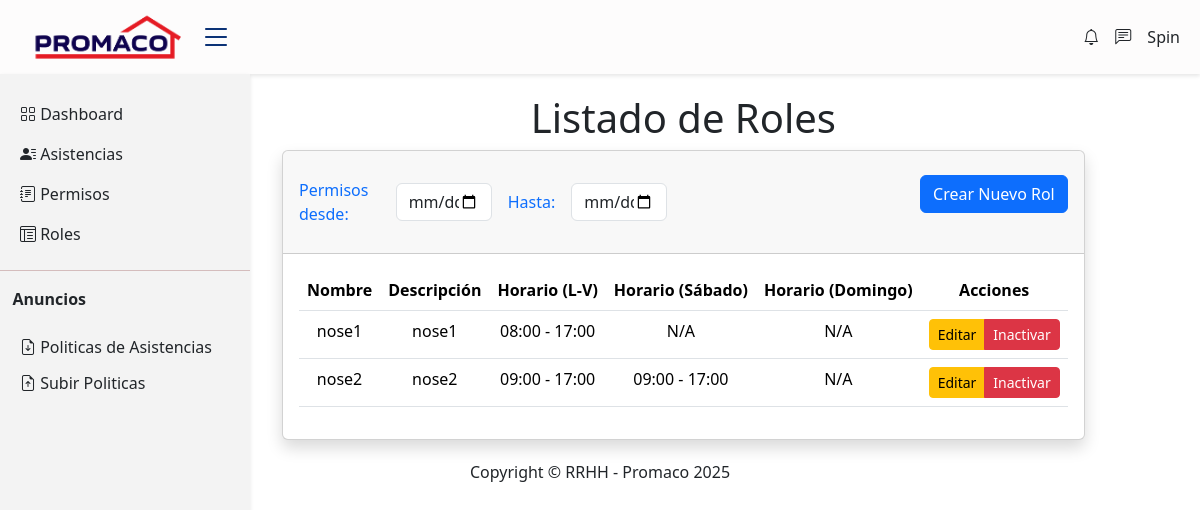
The app's page /roles/roles/ (signed in), older data.
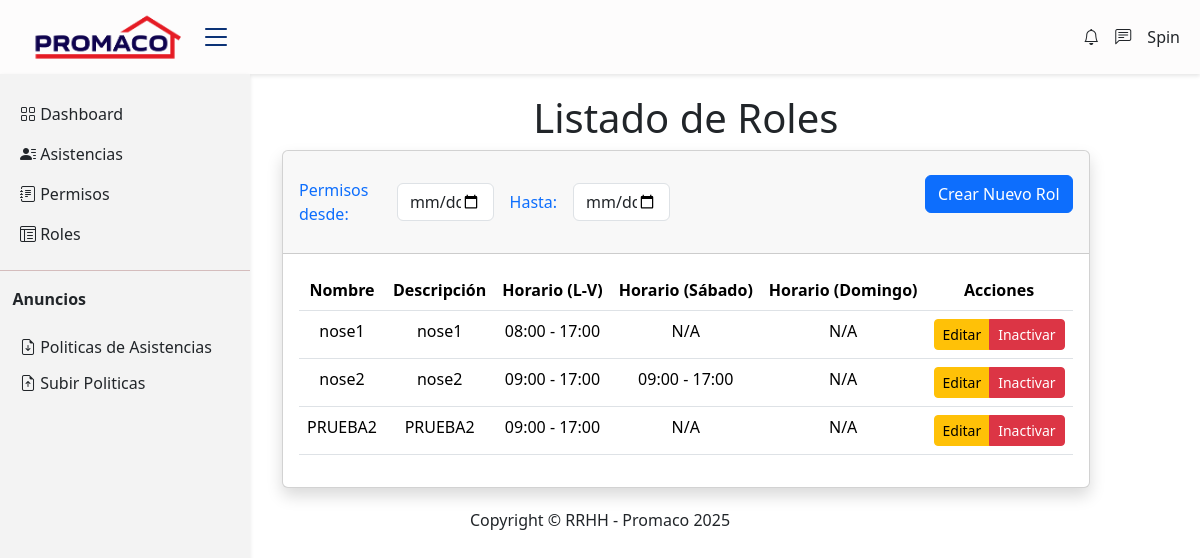
The same page, newer data.
### Apps/roles/models.py (models this page shows, shortened)
class Rol(models.Model):
    nombre = models.CharField(max_length=100, unique=True)  # Nombre del rol
    descripcion = models.TextField(
        null=True, blank=True)  # Descripción opcional
    hora_inicio_semana = models.TimeField()  # Horario de lunes a viernes (inicio)
    hora_fin_semana = models.TimeField()  # Horario de lunes a viernes (fin)
    hora_inicio_sabado = models.TimeField(
        null=True, blank=True)  # Horario del sábado (opcional)
    hora_fin_sabado = models.TimeField(
        null=True, blank=True)  # Horario del sábado (opcional)
    hora_inicio_domingo = models.TimeField(
        null=True, blank=True)  # Horario del domingo (opcional)
    hora_fin_domingo = models.TimeField(
        null=True, blank=True)  # Horario del domingo (opcional)
    estado = models.CharField(
        max_length=8,
        choices=[('ACTIVO', 'ACTIVO'), ('INACTIVO', 'INACTIVO')],
        default='ACTIVO'
    )  # Control de estado
    creado_por = models.CharField(
        max_length=100, default='SISTEMA')  # Quién creó el registro
    modificado_por = models.CharField(
        max_length=100, null=True, blank=True)  # Última modificación
    fecha_creacion = models.DateTimeField(auto_now_add=True)  # Creado en
    fecha_actualizacion = models.DateTimeField(
        auto_now=True)  # Última actualización
    class Meta:
        db_table = 'roles'

### Apps/roles/views.py (the view)
# urls.py: path('roles/', views.rol_list, name='rol_list'),
@login_required
def rol_list(request):
    try:
        roles = Rol.objects.filter(estado='ACTIVO')
    except Exception as e:
        logger.exception("Error al obtener la lista de roles")
        messages.error(request, "Error al obtener la lista de roles.")
        roles = []
    return render(request, 'rol_crud.html', {'roles': roles})

### Apps/roles/templates/rol_crud.html (shortened to what this page needs)
{% extends 'base.html' %}
{% load static %}
{% block content %}
<link href="https://cdn.jsdelivr.net/npm/bootstrap@5.3.3/dist/css/bootstrap.min.css" rel="stylesheet">
<div id="wrapper">
  <div id="content-wrapper" class="d-flex flex-column">
    <div id="content">
      <div class="container-fluid">
        <div class="align-items-center">
          <h1 class="text-gray-800 text-center font-weight-bold">Listado de Roles</h1>
        </div>
        <div class="card shadow mb-12">
          <div class="card-header py-3">
            <div class="d-flex align-items-center justify-content-between">
              <div class="col-md-6 d-flex align-items-center">
                <label for="" class="m-0 font-weight-bold text-primary">
                  Permisos desde:
                </label>
                <input type="date" class="m-3 form-control w-25">
                <label for="" class="m-0 font-weight-bold text-primary">
                  Hasta:
                </label>
                <input type="date" class="m-3 form-control w-25">
              </div>
              <div class="btn-group ms-auto" role="group">
                <div class="d-flex justify-content-end mb-3">
                  <button class="btn btn-primary" data-bs-toggle="modal" data-bs-target="#createRolModal">
                    Crear Nuevo Rol
                  </button>
                </div>
              </div>
            </div>
          </div>
          <div class="card-body">
            <div class="table-responsive">
              <table class="table datatable text-center" id="dataTable" cellspacing="0">
                <thead class="text-center">
                  <tr class="table-tr">
                    <tr>
                      <th>Nombre</th>
                      <th>Descripción</th>
                      <th>Horario (L-V)</th>
                      <th>Horario (Sábado)</th>
                      <th>Horario (Domingo)</th>
                      <th>Acciones</th>
                    </tr>
                </thead>
                <tbody>
                  {% for rol in roles %}
                  <tr>
                    <td>{{ rol.nombre }}</td>
                    <td>{{ rol.descripcion }}</td>
                    <td>{{ rol.hora_inicio_semana }} - {{ rol.hora_fin_semana }}</td>
                    <td>
                      {% if rol.hora_inicio_sabado %}
                      {{ rol.hora_inicio_sabado }} - {{ rol.hora_fin_sabado }}
                      {% else %}
                      N/A
                      {% endif %}
                    </td>
                    <td>
                      {% if rol.hora_inicio_domingo %}
                      {{ rol.hora_inicio_domingo }} - {{ rol.hora_fin_domingo }}
                      {% else %}
                      N/A
                      {% endif %}
                    </td>
                    <td>
                      <div class="btn-group">
                        <button class="btn btn-warning btn-sm" data-bs-toggle="modal" data-bs-target="#updateRolModal{{ rol.id }}">
                          Editar
                        </button>
                        <button class="btn btn-danger btn-sm" data-bs-toggle="modal" data-bs-target="#inactivateRolModal{{ rol.id }}">
                          Inactivar
                        </button>
                      </div>
                    </td>
                  </tr>
            {% endfor %}
          </tbody>
        </table>
      </div>
    </div>
  </div>
</div>
{% endblock %}

Row changes from the older to the newer data that the page shows:
added Rol: nombre "PRUEBA2", descripcion "PRUEBA2", hora_inicio_semana "09:00", hora_fin_semana "17:00", shows "N/A"
